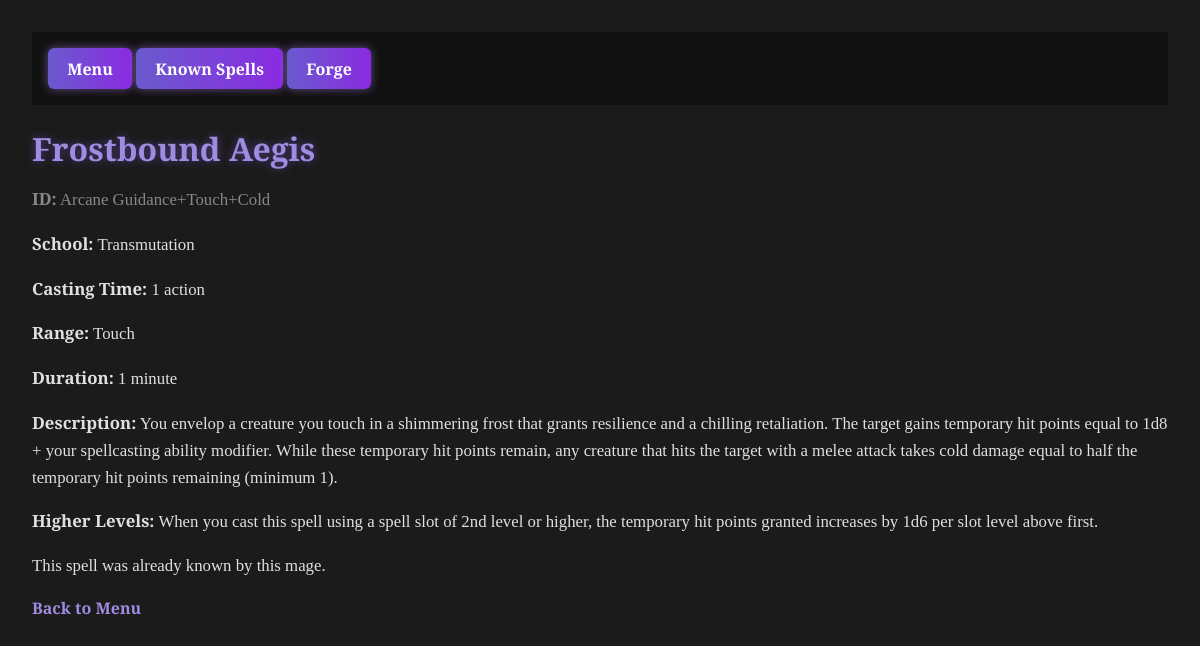
Page /spell/Arcane Guidance+Touch+Cold on the committed database.
### tables this page shows
CREATE TABLE spell (
	id VARCHAR NOT NULL, 
	name VARCHAR NOT NULL, 
	school VARCHAR, 
	casting_time VARCHAR, 
	spell_range VARCHAR, 
	duration VARCHAR, 
	description TEXT, 
	higher_levels TEXT, 
	PRIMARY KEY (id)
);

### app.py (the view)
@app.route("/spell/<spell_id>")
def spell_detail(spell_id):
    conn = get_db_connection()
    spell = conn.execute("SELECT * FROM spell WHERE id = ?", (spell_id,)).fetchone()
    conn.close()
    if spell:
        return render_template("spell_result.html", spell=spell, known=True, mage_id="Nendo")  # Mage ID optional here
    else:
        return "Spell not found", 404

### app.py (called while the page is built)
def get_db_connection():
    import os
    DB_PATH = os.getenv("SPELLFORGE_DB", "spells.db")
    conn = sqlite3.connect(DB_PATH)
    conn.row_factory = sqlite3.Row
    return conn

### templates/spell_result.html (shortened to what this page needs)
<!DOCTYPE html>
<html>
<head>
    <link rel="stylesheet" href="{{ url_for('static', filename='style.css') }}">
</head>
<body>
    {% include 'navbar.html' %}
    <h1>{{ spell['name'] }}</h1>
    <p style="color: #888;"><strong>ID:</strong> {{ spell['id'] }}</p>
    <p><strong>School:</strong> {{ spell['school'] }}</p>
    <p><strong>Casting Time:</strong> {{ spell['casting_time'] }}</p>
    <p><strong>Range:</strong> {{ spell['spell_range'] }}</p>
    <p><strong>Duration:</strong> {{ spell['duration'] }}</p>
    <p><strong>Description:</strong> {{ spell['description'] }}</p>
    <p><strong>Higher Levels:</strong> {{ spell['higher_levels'] }}</p>
    {% if known %}
        <p>This spell was already known by this mage.</p>
    {% else %}
        <p>This spell has been newly added to the mage's spellbook.</p>
    {% endif %}
    <a href="{{ url_for('menu', mage_id=mage_id) }}">Back to Menu</a>
</body>
</html>

### static/style.css (style rules this page uses)
body { font-family: 'Cinzel', serif; background-color: #1b1b1b; background-image: url("https://www.transparenttextures.com/patterns/dark-denim.png"); color: #ccc; margin: 0; padding: 2rem; }
h1, h2 { color: #9f8be0; text-shadow: 0 0 8px #4e3d82; margin-bottom: 1rem; }
p { font-size: 1.05rem; line-height: 1.6; color: #e0e0e0; }
a { color: #9f8be0; text-decoration: none; font-weight: bold; }

### rows in the picture
spell: name "Frostbound Aegis", id "Arcane Guidance+Touch+Cold", school "Transmutation", casting_time "1 action", spell_range "Touch", duration "1 minute", description "You envelop a creature you touch in a shimmering frost that grants resilience and a chilling retaliation. The target gains temporary hit points equal to 1d8 + your spellcasting ability modifier. While these temporary hit points remain, any creature that hits the target with a melee attack takes cold damage equal to half the temporary hit points remaining (minimum 1).", higher_levels "When you cast this spell using a spell slot of 2nd level or higher, the temporary hit points granted increases by 1d6 per slot level above first."
